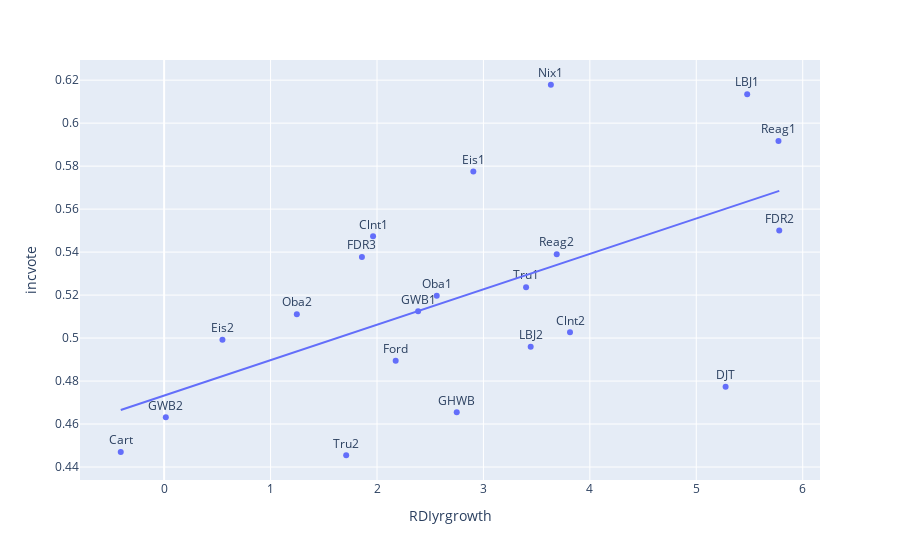

Notebook code cell kept with this figure:
### Code cell
fig=px.scatter(elec, x='RDIyrgrowth',y='incvote', text='initials2', trendline='ols')
fig.update_traces(textposition='top center')
fig.show()

### Figure 1 — Plotly figure (JSON) as saved in the notebook; plotly's stock layout.template omitted (floating-point values rounded to 4 significant figures)
{"data": [{"hovertemplate": "RDIyrgrowth=%{x}<br>incvote=%{y}<br>initials2=%{text}<extra></extra>", "legendgroup": "", "marker": {"color": "#636efa", "symbol": "circle"}, "mode": "markers+text", "name": "", "orientation": "v", "showlegend": false, "text": ["FDR2", "FDR3", "Tru1", "Tru2", "Eis1", "Eis2", "LBJ1", "LBJ2", "Nix1", "Ford", "Cart", "Reag1", "Reag2", "GHWB", "Clnt1", "Clnt2", "GWB1", "GWB2", "Oba1", "Oba2", "DJT"], "textposition": "top center", "type": "scatter", "x": [5.78, 1.858, 3.401, 1.711, 2.905, 0.5479, 5.478, 3.444, 3.634, 2.176, -0.4077, 5.772, 3.689, 2.749, 1.963, 3.813, 2.386, 0.01574, 2.561, 1.247, 5.275], "xaxis": "x", "y": [0.55, 0.5377, 0.5237, 0.4455, 0.5775, 0.4992, 0.6134, 0.4959, 0.6179, 0.4895, 0.4469, 0.5917, 0.539, 0.4655, 0.5474, 0.5027, 0.5124, 0.4631, 0.5196, 0.5111, 0.4773], "yaxis": "y"}, {"hovertemplate": "<b>OLS trendline</b><br>incvote = 0.0164713 * RDIyrgrowth + 0.473279<br>R<sup>2</sup>=0.340019<br><br>RDIyrgrowth=%{x}<br>incvote=%{y} <b>(trend)</b><extra></extra>", "legendgroup": "", "marker": {"color": "#636efa", "symbol": "circle"}, "mode": "lines", "name": "", "showlegend": false, "textposition": "top center", "type": "scatter", "x": [-0.4077, 0.01574, 0.5479, 1.247, 1.711, 1.858, 1.963, 2.176, 2.386, 2.561, 2.749, 2.905, 3.401, 3.444, 3.634, 3.689, 3.813, 5.275, 5.478, 5.772, 5.78], "xaxis": "x", "y": [0.4666, 0.4735, 0.4823, 0.4938, 0.5015, 0.5039, 0.5056, 0.5091, 0.5126, 0.5155, 0.5186, 0.5211, 0.5293, 0.53, 0.5331, 0.534, 0.5361, 0.5602, 0.5635, 0.5684, 0.5685], "yaxis": "y"}], "layout": {"legend": {"tracegroupgap": 0}, "margin": {"t": 60}, "xaxis": {"anchor": "y", "domain": [0, 1], "title": {"text": "RDIyrgrowth"}}, "yaxis": {"anchor": "x", "domain": [0, 1], "title": {"text": "incvote"}}}}
